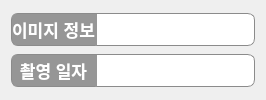
      <widget class="QFrame" name="frame">
       <property name="maximumSize">
        <size>
         <width>300</width>
         <height>16777215</height>
        </size>
       </property>
       <property name="frameShape">
        <enum>QFrame::NoFrame</enum>
       </property>
       <property name="frameShadow">
        <enum>QFrame::Raised</enum>
       </property>
       <layout class="QGridLayout" name="gridLayout_9">
        <property name="horizontalSpacing">
         <number>0</number>
        </property>
        <item row="0" column="0">
         <widget class="QLabel" name="label_7">
          <property name="font">
           <font>
            <pointsize>13</pointsize>
            <bold>true</bold>
           </font>
          </property>
          <property name="styleSheet">
           <string notr="true">background-color: rgb(150, 150, 150);
color: rgb(255, 255, 255);

border: 1px solid;
border-top-left-radius: 7px;
border-top-right-radius: 0px;
border-bottom-left-radius: 7px;
border-bottom-right-radius: 0px;

border-left-color: rgb(139, 139, 139);
border-top-color: rgb(139, 139, 139);
border-right-color: rgb(150, 150, 150);
border-bottom-color: rgb(139, 139, 139);</string>
          </property>
          <property name="text">
           <string>이미지 정보</string>
          </property>
          <property name="alignment">
           <set>Qt::AlignCenter</set>
          </property>
          <property name="margin">
           <number>4</number>
          </property>
          <property name="buddy">
           <cstring>ImageInfo</cstring>
          </property>
         </widget>
        </item>
        <item row="0" column="1">
         <widget class="QLineEdit" name="PhotoDate">
          <property name="minimumSize">
           <size>
            <width>0</width>
            <height>33</height>
           </size>
          </property>
          <property name="font">
           <font>
            <pointsize>13</pointsize>
           </font>
          </property>
          <property name="styleSheet">
           <string notr="true">border: 1px solid rgba(190, 190, 190, 150);
border-top-left-radius: 0px;
border-top-right-radius: 7px;
border-bottom-left-radius: 0px;
border-bottom-right-radius: 7px;

border-right-color: rgb(139, 139, 139);
border-top-color: rgb(139, 139, 139);
border-left-color: rgb(150, 150, 150);
border-bottom-color: rgb(139, 139, 139);</string>
          </property>
         </widget>
        </item>
        <item row="1" column="0">
         <widget class="QLabel" name="label_4">
          <property name="enabled">
           <bool>true</bool>
          </property>
          <property name="minimumSize">
           <size>
            <width>67</width>
            <height>0</height>
           </size>
          </property>
          <property name="font">
           <font>
            <pointsize>13</pointsize>
            <bold>true</bold>
           </font>
          </property>
          <property name="styleSheet">
           <string notr="true">background-color: rgb(150, 150, 150);
color: rgb(255, 255, 255);

border: 1px solid;
border-top-left-radius: 7px;
border-top-right-radius: 0px;
border-bottom-left-radius: 7px;
border-bottom-right-radius: 0px;

border-left-color: rgb(139, 139, 139);
border-top-color: rgb(139, 139, 139);
border-right-color: rgb(150, 150, 150);
border-bottom-color: rgb(139, 139, 139);</string>
          </property>
          <property name="text">
           <string>촬영 일자</string>
          </property>
          <property name="alignment">
           <set>Qt::AlignCenter</set>
          </property>
          <property name="margin">
           <number>4</number>
          </property>
          <property name="buddy">
           <cstring>PhotoDate</cstring>
          </property>
         </widget>
        </item>
        <item row="1" column="1">
         <widget class="QLineEdit" name="ImageInfo">
          <property name="minimumSize">
           <size>
            <width>0</width>
            <height>33</height>
           </size>
          </property>
          <property name="font">
           <font>
            <pointsize>13</pointsize>
           </font>
          </property>
          <property name="styleSheet">
           <string notr="true">border: 1px solid rgba(190, 190, 190, 150);
border-top-left-radius: 0px;
border-top-right-radius: 7px;
border-bottom-left-radius: 0px;
border-bottom-right-radius: 7px;

border-right-color: rgb(139, 139, 139);
border-top-color: rgb(139, 139, 139);
border-left-color: rgb(150, 150, 150);
border-bottom-color: rgb(139, 139, 139);</string>
          </property>
         </widget>
        </item>
       </layout>
      </widget>
